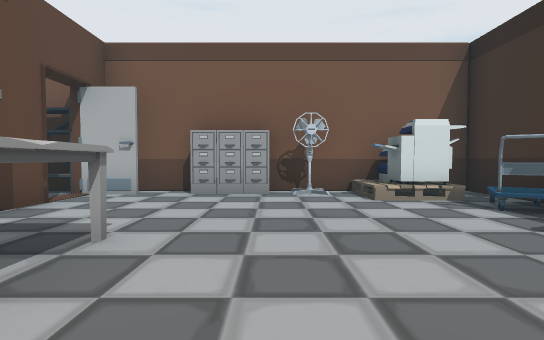
View 1 (above)

14 first-person views from a walk through a 3-D level made in the Unity game engine. The camera is 0.64 m above the floor, tilts 2° down and sees 85° across. The floor is counted in squares, 1 m on a side. Each view is taken from the middle of a square. On the plan, view 1 faces up. The plan holds only what a view shows up to about 9 squares ahead; the rest is blank. The place goes on beyond the plan. The player character is not drawn.

View 2
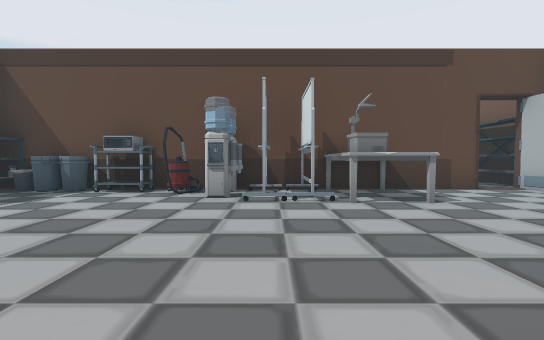

View 3
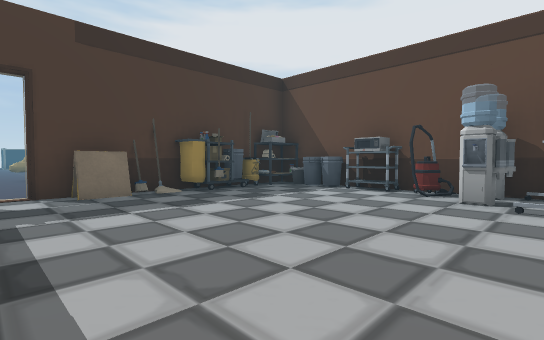

View 4
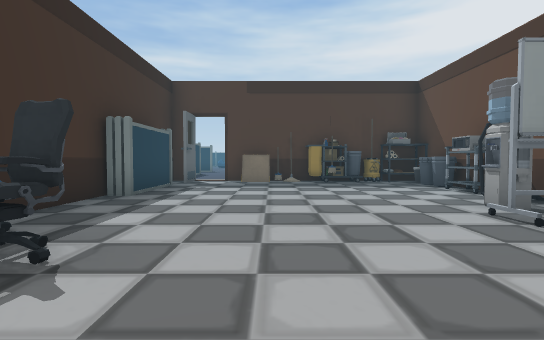

View 5
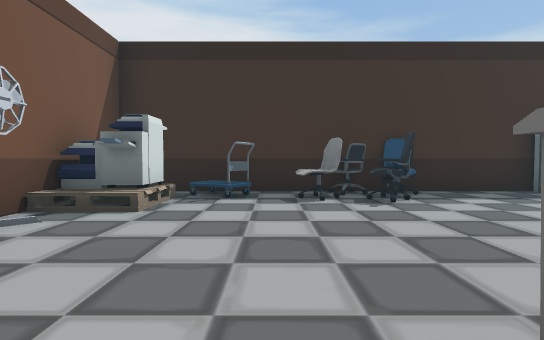

View 6
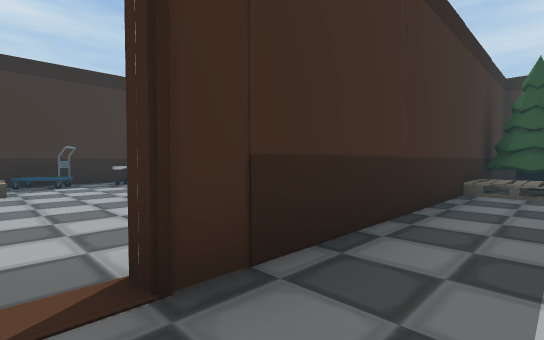

View 7
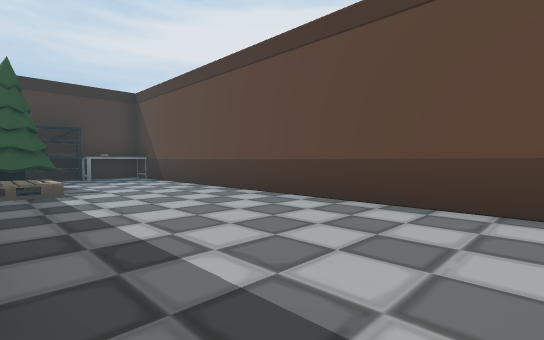

View 8
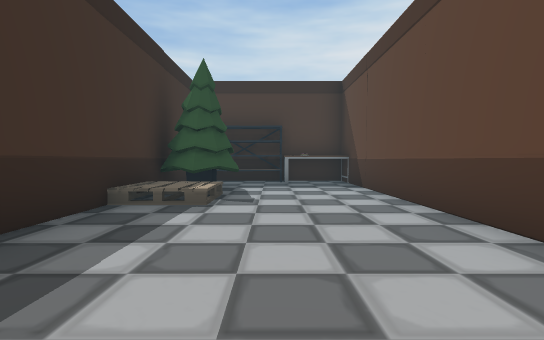

View 9
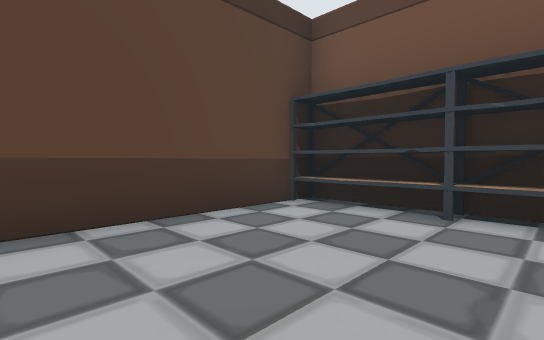

View 10
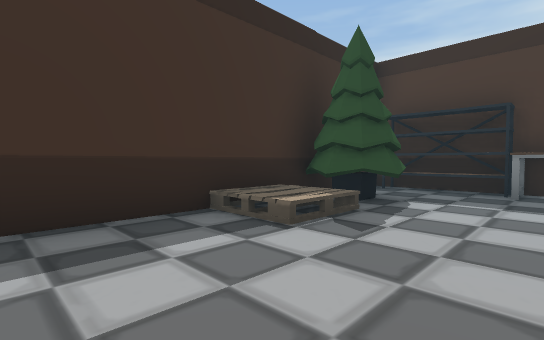

View 11
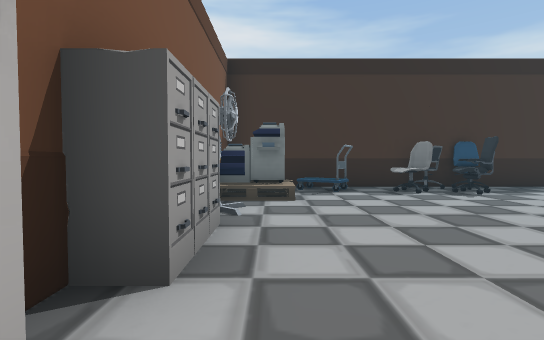

View 12
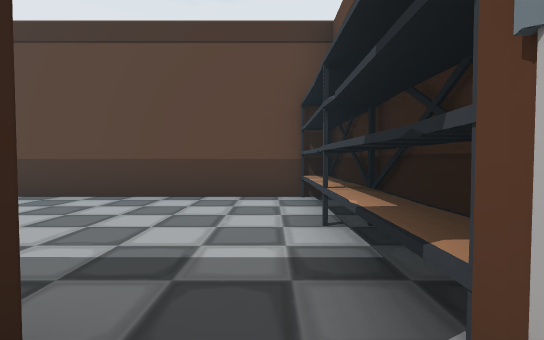

View 13
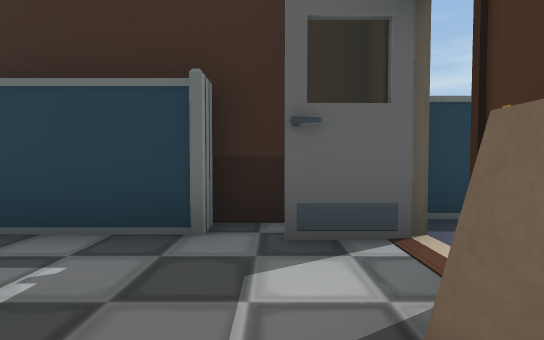

View 14
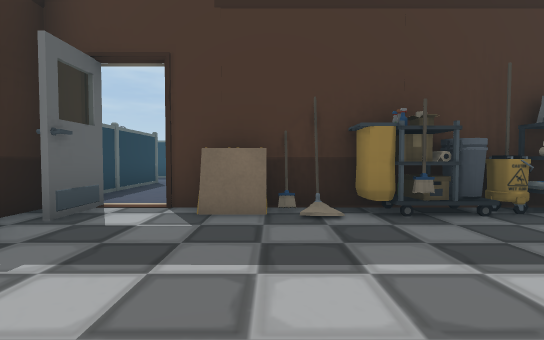

### Floor plan
Points are (right, up) in squares from view 1. A wall is a line through its corners. A room is listed if a view was taken in it or the views show most of it. See-through windows are left out.
Room 1 (views 1, 2, 3, 4, 5, 6, 7, 8, 9, 10, 11, 12, 13, 14)
walls: (-3.7, 2.5) (-3.7, 4.5); (0.6, -5.5) (1.9, -5.5); (0.5, -6) (2.5, -6); (-3.4, 4.5) (-3.4, 2.4); (4, -1.5) (4, 0.6); (3.5, -3.6) (3.5, -2.4); (-2.4, 5.4) (-3.8, 5.4); (4, 2.5) (4, 6) (1.4, 6); (-1.5, 6) (-2.8, 6); (-4, 6) (-8.1, 6) (-8.1, -5.9) (-3.6, -5.9); (3.3, -6.4) (3.3, -5); (4, -6) (4, -4.5)
ways out: opening at (3, -6)
objects: desk (-7, -5); shelf (-7, 6); shelf (-5, -6); tree (-5, -4) to (-4, -3); pallet (-5, -2) to (-4, -1); shelf (-5, 6); bucket (-3, -5); bucket (-3, -4); cart (-3, -3); other object (-3, -2); water cooler (-3, -1); other object (-3, 0) to (-2, 0); table (-3, 1) to (-2, 2); bucket (-2, -6); other object (-2, -5); other object (-2, -3); water cooler (-2, -1); cart (-1, -6) to (-1, -5); cabinet (-1, 6); other object (0, -6); cabinet (0, 6); fan (1, 6); pallet (2, 5) to (3, 5); chair (3, 1); chair (3, 2); cart (3, 4); other object (3, 6); other object (4, -4); other object (4, -2); chair (4, 1); chair (4, 2)

Positions as (right, up) in squares from view 1, and headings:
1: (0, 0), facing up
2: (3, 0), facing left
3: (3, 0), facing down-left
4: (1, 3), facing down
5: (-2, 3), facing right
6: (-5, 5), facing down-right
7: (-4, 5), facing down-left
8: (-6, 3), facing down
9: (-5, 2), facing up-left
10: (-7, 1), facing down-right
11: (-3, 5), facing right
12: (-3, 5), facing left
13: (1, -5), facing right
14: (1, -2), facing down
